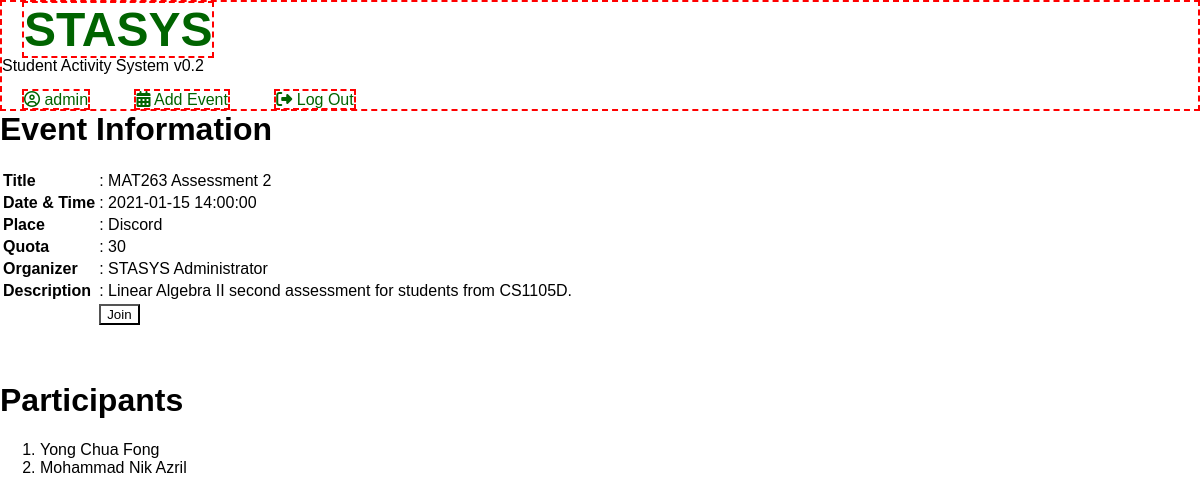
The app's page /event.php?no=1 (signed in) with its own data.
### tables this page shows
CREATE TABLE `user` (
  `id` int(5) NOT NULL,
  `un` varchar(50) NOT NULL,
  `pw` varchar(50) NOT NULL,
  `mat_id` varchar(10) NOT NULL,
  `name` varchar(50) NOT NULL,
  `prog` varchar(10) NOT NULL,
  `part` int(2) NOT NULL,
  `created` timestamp NULL DEFAULT current_timestamp(),
  `access_lvl` int(1) NOT NULL DEFAULT 3
);

CREATE TABLE `event` (
  `id` int(5) NOT NULL,
  `title` varchar(100) NOT NULL,
  `description` varchar(255) NOT NULL,
  `date_time` datetime NOT NULL,
  `location` varchar(100) NOT NULL,
  `quota` int(5) NOT NULL,
  `u_id` int(5) NOT NULL,
  `created` timestamp NULL DEFAULT current_timestamp()
);

CREATE TABLE `participation` (
  `id` int(5) NOT NULL,
  `u_id` int(5) NOT NULL,
  `e_id` int(5) NOT NULL,
  `created` timestamp NULL DEFAULT current_timestamp()
);

### event.php (the view, shortened to what this page needs)
<?php
	include("config.php");
	$query_user = $conn->query("SELECT * FROM user WHERE id ='".$_SESSION['id']."'");
	$rowuser = $query_user->fetch_assoc();
	if (isset($_GET["no"])){
		$query_event = $conn->query("SELECT * FROM event WHERE id =".$_GET["no"]."");
		$rowevent = $query_event->fetch_assoc();
	}
	$query_org = $conn->query("SELECT * FROM user WHERE id = ".$rowevent['u_id']."");
	$roworg = $query_org->fetch_assoc();
	$count = mysqli_fetch_assoc(mysqli_query($conn, "SELECT COUNT(u_id) as count FROM participation WHERE e_id = ".$rowevent["id"].""));
?>
<html>
	<head>
		<link rel="stylesheet" type="text/css" href="./styles.css"/>
	</head>
	<body>
		<nav class="vis">
			<a class="title vis" href="home.php">STASYS</a>
			<p>Student Activity System v0.2</p>
			<a class="vis" href="user.php"><i class="fa fa-user-circle-o" aria-hidden="true"></i> <?php echo $rowuser['un']; ?></a>
			<a class="vis" href="event_add.php"><i class="fa fa-calendar" aria-hidden="true"></i> Add Event</a>
			<a class="vis" href="logout.php"><i class="fa fa-sign-out" aria-hidden="true"></i> Log Out</a>
		</nav>
		<div class="box-base">
			<h1>Event Information</h1>
			<table>
				<tr><td><b>Title</b></td><td>: <?php echo $rowevent['title']; ?></td></tr></td></tr>
				<tr><td><b>Date &#38; Time</b></td><td>: <?php echo $rowevent['date_time']; ?></td></tr></td></tr>
				<tr><td><b>Place</b></td><td>: <?php echo $rowevent['location']; ?></td></tr></td></tr>
				<tr><td><b>Quota</b></td><td>: <?php echo $rowevent['quota']; ?></td></tr></td></tr>
				<tr><td><b>Organizer</b></td><td>: <?php echo $roworg['name']; ?></td></tr></td></tr>
				<tr><td><b>Description</b></td><td>: <?php echo $rowevent['description']; ?></td></tr></td></tr>
				<tr><td></td><td><a href="event_join_post.php?no=<?php echo $rowevent['id']; ?>"><input type="button" value="Join"/></a></td></tr>
			</table><br/><br/><br/>
			<h1>Participants</h1>
			<ol>
			<?php $result = mysqli_query($conn, "SELECT * FROM participation WHERE e_id = ".$rowevent['id']."");
			if ($count['count'] > 0){
				while($rows=mysqli_fetch_array($result)){
					$participant = mysqli_fetch_assoc(mysqli_query($conn, "SELECT name FROM user WHERE id = ".$rows['u_id']."")); ?>
				<li><?php echo $participant['name']; ?></li>
			<?php } ?>
			</ol><?php
			}else
				echo 'Nobody has joined this event yet. Become the first one to participate!'; ?>
		</div>
	</body>
</html>

### styles.css (style rules this page uses)
* { background-color: #ffffff00; box-sizing: border-box; font-family: 'Arial'; margin-left: 0; margin-right: 0; margin-top: 0; scroll-behavior: smooth; }
nav a { color: darkgreen; margin: 0 20px; text-decoration: none; }
.box-base { padding: 0; margin: 0 auto 0 auto; width: 1200px; }
.title { font-size: 48px; font-weight: bold; }
.vis { border: 2px dashed red; }

### records on screen
user: un "admin", name "STASYS Administrator"
event: title "MAT263 Assessment 2", date_time "2021-01-15 14:00:00", location "Discord", quota "30", description "Linear Algebra II second assessment for students from CS1105D."
participation: u.name "Yong Chua Fong"
participation: u.name "Mohammad Nik Azril"
